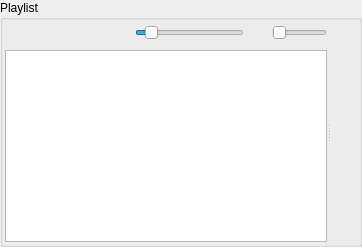
       <widget class="QGroupBox" name="playlistBox">
        <property name="sizePolicy">
         <sizepolicy hsizetype="Expanding" vsizetype="Expanding">
          <horstretch>0</horstretch>
          <verstretch>0</verstretch>
         </sizepolicy>
        </property>
        <property name="title">
         <string>Playlist</string>
        </property>
        <layout class="QVBoxLayout" name="verticalLayout_7">
         <property name="spacing">
          <number>2</number>
         </property>
         <property name="margin">
          <number>2</number>
         </property>
         <item>
          <widget class="QSplitter" name="playlistControlSplitter">
           <property name="orientation">
            <enum>Qt::Horizontal</enum>
           </property>
           <property name="opaqueResize">
            <bool>true</bool>
           </property>
           <property name="childrenCollapsible">
            <bool>true</bool>
           </property>
           <widget class="QWidget" name="layoutWidget">
            <layout class="QVBoxLayout" name="verticalLayout_6">
             <item>
              <layout class="QHBoxLayout" name="horizontalLayout_2">
               <property name="spacing">
                <number>2</number>
               </property>
               <item>
                <widget class="QPushButton" name="playBtn">
                 <property name="sizePolicy">
                  <sizepolicy hsizetype="Preferred" vsizetype="Preferred">
                   <horstretch>0</horstretch>
                   <verstretch>0</verstretch>
                  </sizepolicy>
                 </property>
                 <property name="minimumSize">
                  <size>
                   <width>0</width>
                   <height>18</height>
                  </size>
                 </property>
                 <property name="maximumSize">
                  <size>
                   <width>24</width>
                   <height>24</height>
                  </size>
                 </property>
                 <property name="toolTip">
                  <string>Play currently active song</string>
                 </property>
                 <property name="styleSheet">
                  <string notr="true">QPushButton{
	background-color: rgba(255, 255, 255, 0);
	border:0px;
}</string>
                 </property>
                 <property name="text">
                  <string/>
                 </property>
                 <property name="icon">
                  <iconset>
                   <normaloff>images/video_play_64.png</normaloff>images/video_play_64.png</iconset>
                 </property>
                 <property name="flat">
                  <bool>false</bool>
                 </property>
                </widget>
               </item>
               <item>
                <widget class="QPushButton" name="pauseBtn">
                 <property name="sizePolicy">
                  <sizepolicy hsizetype="Preferred" vsizetype="Preferred">
                   <horstretch>0</horstretch>
                   <verstretch>0</verstretch>
                  </sizepolicy>
                 </property>
                 <property name="minimumSize">
                  <size>
                   <width>0</width>
                   <height>18</height>
                  </size>
                 </property>
                 <property name="maximumSize">
                  <size>
                   <width>24</width>
                   <height>24</height>
                  </size>
                 </property>
                 <property name="toolTip">
                  <string>Pause currently active song</string>
                 </property>
                 <property name="styleSheet">
                  <string notr="true">QPushButton{
	background-color: rgba(255, 255, 255, 0);
	border:0px;
}</string>
                 </property>
                 <property name="text">
                  <string/>
                 </property>
                 <property name="icon">
                  <iconset>
                   <normaloff>images/video_pause_64.png</normaloff>images/video_pause_64.png</iconset>
                 </property>
                </widget>
               </item>
               <item>
                <widget class="QPushButton" name="stopBtn">
                 <property name="sizePolicy">
                  <sizepolicy hsizetype="Preferred" vsizetype="Preferred">
                   <horstretch>0</horstretch>
                   <verstretch>0</verstretch>
                  </sizepolicy>
                 </property>
                 <property name="minimumSize">
                  <size>
                   <width>0</width>
                   <height>18</height>
                  </size>
                 </property>
                 <property name="maximumSize">
                  <size>
                   <width>24</width>
                   <height>24</height>
                  </size>
                 </property>
                 <property name="toolTip">
                  <string>Stop currently active song</string>
                 </property>
                 <property name="styleSheet">
                  <string notr="true">QPushButton{
	background-color: rgba(255, 255, 255, 0);
	border:0px;
}</string>
                 </property>
                 <property name="text">
                  <string/>
                 </property>
                 <property name="icon">
                  <iconset>
                   <normaloff>images/video_stop_64.png</normaloff>images/video_stop_64.png</iconset>
                 </property>
                </widget>
               </item>
               <item>
                <widget class="QPushButton" name="trackPrevBtn">
                 <property name="sizePolicy">
                  <sizepolicy hsizetype="Preferred" vsizetype="Preferred">
                   <horstretch>0</horstretch>
                   <verstretch>0</verstretch>
                  </sizepolicy>
                 </property>
                 <property name="minimumSize">
                  <size>
                   <width>0</width>
                   <height>18</height>
                  </size>
                 </property>
                 <property name="maximumSize">
                  <size>
                   <width>24</width>
                   <height>24</height>
                  </size>
                 </property>
                 <property name="toolTip">
                  <string>Previous song in playlist</string>
                 </property>
                 <property name="styleSheet">
                  <string notr="true">QPushButton{
	background-color: rgba(255, 255, 255, 0);
	border:0px;
}</string>
                 </property>
                 <property name="text">
                  <string/>
                 </property>
                 <property name="icon">
                  <iconset>
                   <normaloff>images/video_previous_64.png</normaloff>images/video_previous_64.png</iconset>
                 </property>
                </widget>
               </item>
               <item>
                <widget class="QPushButton" name="trackNextBtn">
                 <property name="sizePolicy">
                  <sizepolicy hsizetype="Preferred" vsizetype="Preferred">
                   <horstretch>0</horstretch>
                   <verstretch>0</verstretch>
                  </sizepolicy>
                 </property>
                 <property name="minimumSize">
                  <size>
                   <width>0</width>
                   <height>18</height>
                  </size>
                 </property>
                 <property name="maximumSize">
                  <size>
                   <width>24</width>
                   <height>24</height>
                  </size>
                 </property>
                 <property name="toolTip">
                  <string>Next song in playlist</string>
                 </property>
                 <property name="styleSheet">
                  <string notr="true">QPushButton{
	background-color: rgba(255, 255, 255, 0);
	border:0px;
}</string>
                 </property>
                 <property name="text">
                  <string/>
                 </property>
                 <property name="icon">
                  <iconset>
                   <normaloff>images/video_next_64.png</normaloff>images/video_next_64.png</iconset>
                 </property>
                </widget>
               </item>
               <item>
                <widget class="QSlider" name="seekSlider">
                 <property name="sizePolicy">
                  <sizepolicy hsizetype="Preferred" vsizetype="Preferred">
                   <horstretch>100</horstretch>
                   <verstretch>100</verstretch>
                  </sizepolicy>
                 </property>
                 <property name="maximum">
                  <number>10000</number>
                 </property>
                 <property name="value">
                  <number>1000</number>
                 </property>
                 <property name="tracking">
                  <bool>true</bool>
                 </property>
                 <property name="orientation">
                  <enum>Qt::Horizontal</enum>
                 </property>
                 <property name="invertedControls">
                  <bool>false</bool>
                 </property>
                 <property name="tickInterval">
                  <number>0</number>
                 </property>
                </widget>
               </item>
               <item>
                <widget class="QPushButton" name="muteBtn">
                 <property name="sizePolicy">
                  <sizepolicy hsizetype="Fixed" vsizetype="Fixed">
                   <horstretch>0</horstretch>
                   <verstretch>0</verstretch>
                  </sizepolicy>
                 </property>
                 <property name="minimumSize">
                  <size>
                   <width>0</width>
                   <height>20</height>
                  </size>
                 </property>
                 <property name="maximumSize">
                  <size>
                   <width>24</width>
                   <height>24</height>
                  </size>
                 </property>
                 <property name="text">
                  <string/>
                 </property>
                 <property name="icon">
                  <iconset>
                   <normaloff>images/sound_64.png</normaloff>
                   <normalon>images/volume_down_64.png</normalon>images/sound_64.png</iconset>
                 </property>
                 <property name="checkable">
                  <bool>true</bool>
                 </property>
                 <property name="default">
                  <bool>false</bool>
                 </property>
                 <property name="flat">
                  <bool>true</bool>
                 </property>
                </widget>
               </item>
               <item>
                <widget class="QSlider" name="volumeSlider">
                 <property name="sizePolicy">
                  <sizepolicy hsizetype="Preferred" vsizetype="Preferred">
                   <horstretch>50</horstretch>
                   <verstretch>50</verstretch>
                  </sizepolicy>
                 </property>
                 <property name="maximumSize">
                  <size>
                   <width>120</width>
                   <height>16777215</height>
                  </size>
                 </property>
                 <property name="maximum">
                  <number>50</number>
                 </property>
                 <property name="orientation">
                  <enum>Qt::Horizontal</enum>
                 </property>
                </widget>
               </item>
              </layout>
             </item>
             <item>
              <widget class="QTableView" name="playlistTableView">
               <property name="verticalScrollBarPolicy">
                <enum>Qt::ScrollBarAsNeeded</enum>
               </property>
               <property name="horizontalScrollBarPolicy">
                <enum>Qt::ScrollBarAsNeeded</enum>
               </property>
               <property name="dragEnabled">
                <bool>true</bool>
               </property>
               <property name="dragDropOverwriteMode">
                <bool>false</bool>
               </property>
               <property name="dragDropMode">
                <enum>QAbstractItemView::DragDrop</enum>
               </property>
               <property name="alternatingRowColors">
                <bool>true</bool>
               </property>
               <property name="selectionBehavior">
                <enum>QAbstractItemView::SelectRows</enum>
               </property>
               <property name="showGrid">
                <bool>false</bool>
               </property>
               <property name="gridStyle">
                <enum>Qt::NoPen</enum>
               </property>
               <property name="cornerButtonEnabled">
                <bool>false</bool>
               </property>
               <attribute name="verticalHeaderVisible">
                <bool>false</bool>
               </attribute>
               <attribute name="verticalHeaderDefaultSectionSize">
                <number>15</number>
               </attribute>
              </widget>
             </item>
            </layout>
           </widget>
           <widget class="QWidget" name="layoutWidget">
            <layout class="QVBoxLayout" name="verticalLayout_3">
             <property name="spacing">
              <number>0</number>
             </property>
             <property name="sizeConstraint">
              <enum>QLayout::SetMinAndMaxSize</enum>
             </property>
             <property name="margin">
              <number>1</number>
             </property>
             <item>
              <widget class="QPushButton" name="playlistClearBtn">
               <property name="sizePolicy">
                <sizepolicy hsizetype="Fixed" vsizetype="Fixed">
                 <horstretch>0</horstretch>
                 <verstretch>0</verstretch>
                </sizepolicy>
               </property>
               <property name="minimumSize">
                <size>
                 <width>0</width>
                 <height>18</height>
                </size>
               </property>
               <property name="maximumSize">
                <size>
                 <width>24</width>
                 <height>24</height>
                </size>
               </property>
               <property name="toolTip">
                <string>Clear Playlist</string>
               </property>
               <property name="styleSheet">
                <string notr="true">QPushButton{
	background-color: rgba(255, 255, 255, 0);
	border:0px;
}</string>
               </property>
               <property name="text">
                <string/>
               </property>
               <property name="icon">
                <iconset>
                 <normaloff>images/delete_64.png</normaloff>images/delete_64.png</iconset>
               </property>
              </widget>
             </item>
             <item>
              <widget class="QPushButton" name="playlistShuffleBtn">
               <property name="sizePolicy">
                <sizepolicy hsizetype="Fixed" vsizetype="Fixed">
                 <horstretch>0</horstretch>
                 <verstretch>0</verstretch>
                </sizepolicy>
               </property>
               <property name="minimumSize">
                <size>
                 <width>0</width>
                 <height>18</height>
                </size>
               </property>
               <property name="maximumSize">
                <size>
                 <width>24</width>
                 <height>24</height>
                </size>
               </property>
               <property name="toolTip">
                <string>Shuffle playlist</string>
               </property>
               <property name="styleSheet">
                <string notr="true">QPushButton{
	background-color: rgba(255, 255, 255, 0);
	border:0px;
}</string>
               </property>
               <property name="text">
                <string/>
               </property>
               <property name="icon">
                <iconset>
                 <normaloff>images/shuffle-icon.png</normaloff>images/shuffle-icon.png</iconset>
               </property>
              </widget>
             </item>
             <item>
              <widget class="QPushButton" name="playlistAddBtn">
               <property name="sizePolicy">
                <sizepolicy hsizetype="Fixed" vsizetype="Fixed">
                 <horstretch>0</horstretch>
                 <verstretch>0</verstretch>
                </sizepolicy>
               </property>
               <property name="minimumSize">
                <size>
                 <width>0</width>
                 <height>18</height>
                </size>
               </property>
               <property name="maximumSize">
                <size>
                 <width>24</width>
                 <height>24</height>
                </size>
               </property>
               <property name="toolTip">
                <string>Add song(s)</string>
               </property>
               <property name="styleSheet">
                <string notr="true">QPushButton{
	background-color: rgba(255, 255, 255, 0);
	border:0px;
}</string>
               </property>
               <property name="text">
                <string/>
               </property>
               <property name="icon">
                <iconset>
                 <normaloff>images/plus_64.png</normaloff>images/plus_64.png</iconset>
               </property>
              </widget>
             </item>
             <item>
              <widget class="QPushButton" name="playlistRemoveBtn">
               <property name="sizePolicy">
                <sizepolicy hsizetype="Fixed" vsizetype="Fixed">
                 <horstretch>0</horstretch>
                 <verstretch>0</verstretch>
                </sizepolicy>
               </property>
               <property name="minimumSize">
                <size>
                 <width>0</width>
                 <height>18</height>
                </size>
               </property>
               <property name="maximumSize">
                <size>
                 <width>24</width>
                 <height>24</height>
                </size>
               </property>
               <property name="toolTip">
                <string>Remove song(s)</string>
               </property>
               <property name="styleSheet">
                <string notr="true">QPushButton{
	background-color: rgba(255, 255, 255, 0);
	border:0px;
}</string>
               </property>
               <property name="text">
                <string/>
               </property>
               <property name="icon">
                <iconset>
                 <normaloff>images/minus_64.png</normaloff>images/minus_64.png</iconset>
               </property>
              </widget>
             </item>
             <item>
              <widget class="QPushButton" name="playlistSaveBtn">
               <property name="sizePolicy">
                <sizepolicy hsizetype="Fixed" vsizetype="Fixed">
                 <horstretch>0</horstretch>
                 <verstretch>0</verstretch>
                </sizepolicy>
               </property>
               <property name="minimumSize">
                <size>
                 <width>0</width>
                 <height>18</height>
                </size>
               </property>
               <property name="maximumSize">
                <size>
                 <width>24</width>
                 <height>24</height>
                </size>
               </property>
               <property name="toolTip">
                <string>Save playlist</string>
               </property>
               <property name="styleSheet">
                <string notr="true">QPushButton{
	background-color: rgba(255, 255, 255, 0);
	border:0px;
}</string>
               </property>
               <property name="text">
                <string/>
               </property>
               <property name="icon">
                <iconset>
                 <normaloff>images/book_bookmark_64.png</normaloff>images/book_bookmark_64.png</iconset>
               </property>
              </widget>
             </item>
             <item>
              <widget class="QPushButton" name="playlistDownloadBtn">
               <property name="sizePolicy">
                <sizepolicy hsizetype="Fixed" vsizetype="Fixed">
                 <horstretch>0</horstretch>
                 <verstretch>0</verstretch>
                </sizepolicy>
               </property>
               <property name="minimumSize">
                <size>
                 <width>0</width>
                 <height>18</height>
                </size>
               </property>
               <property name="maximumSize">
                <size>
                 <width>24</width>
                 <height>24</height>
                </size>
               </property>
               <property name="toolTip">
                <string>Download playlist</string>
               </property>
               <property name="styleSheet">
                <string notr="true">QPushButton{
	background-color: rgba(255, 255, 255, 0);
	border:0px;
}</string>
               </property>
               <property name="text">
                <string/>
               </property>
               <property name="icon">
                <iconset>
                 <normaloff>images/arrow_down_64.png</normaloff>images/arrow_down_64.png</iconset>
               </property>
              </widget>
             </item>
             <item>
              <spacer name="verticalSpacer_2">
               <property name="orientation">
                <enum>Qt::Vertical</enum>
               </property>
               <property name="sizeType">
                <enum>QSizePolicy::Expanding</enum>
               </property>
               <property name="sizeHint" stdset="0">
                <size>
                 <width>0</width>
                 <height>0</height>
                </size>
               </property>
              </spacer>
             </item>
            </layout>
           </widget>
          </widget>
         </item>
        </layout>
       </widget>
